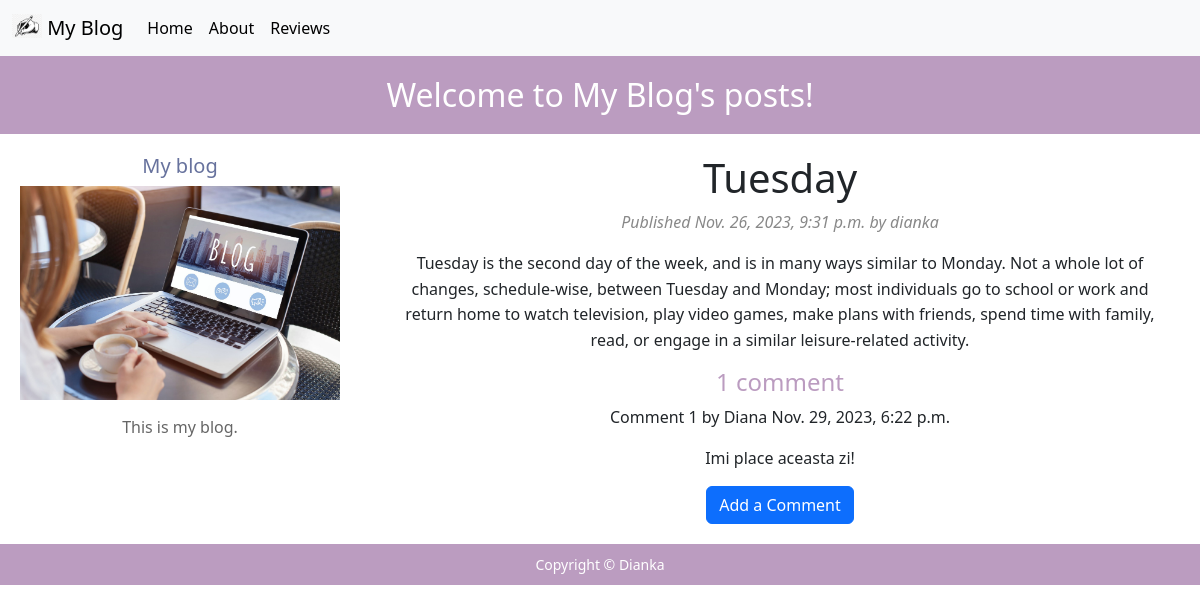
Page /blog/2023/11/26/tuesday/ on the committed database.
### blog/models.py (models this page shows, shortened)
class Post(models.Model):
    STATUS_CHOICES = (
        ('draft', 'Draft'),
        ('published', 'Published'),
    )
    title = models.CharField(max_length=250)
    slug = models.SlugField(max_length=250, unique_for_date='publish')
    author = models.ForeignKey(User, on_delete=models.CASCADE, related_name='blog_posts')
    body = models.TextField()
    publish = models.DateTimeField(default=timezone.now)
    created = models.DateTimeField(auto_now_add=True)
    updated = models.DateTimeField(auto_now=True)
    status = models.CharField(max_length=10, choices=STATUS_CHOICES, default='draft')

class Comment(models.Model):
    post = models.ForeignKey(Post, on_delete=models.CASCADE, related_name='comments')
    name = models.CharField(max_length=80)
    email = models.EmailField()
    body = models.TextField()
    created = models.DateTimeField(auto_now_add=True)
    updated = models.DateTimeField(auto_now=True)
    active = models.BooleanField(default=True)

### blog/views.py (the view)
def post_detail(request, year, month, day, post):
    post = get_object_or_404(Post, slug=post, publish__year=year, publish__month=month, publish__day=day)
    comments = post.comments.filter(active=True)
    new_comment = None
    comment_form = None
    if request.method == 'POST':
        comment_form = CommentForm(data=request.POST)
        if comment_form.is_valid():
            new_comment = comment_form.save(commit=False)
            new_comment.post = post
            new_comment.save()
    else:
        comment_form = CommentForm()
    return render(request, 'blog/post/detail.html', {
        'post': post,
        'comments': comments,
        'new_comment': new_comment,
        'comment_form': comment_form
    })

### blog/templates/blog/post/detail.html (shortened to what this page needs)
{% extends "blog/base.html" %}
{% block content %}
{% load static %}
<link href="{% static 'css/blog.css' %}" rel="stylesheet" type="text/css" />
    <div class="container">
        <h1>{{ post.title }}</h1>
        <p class="date">Published {{ post.publish }} by {{ post.author }}</p>
        <div class="row">
            <div class="col-md-12">
                {{ post.body|linebreaks }}
                {% with comments.count as total_comments %}
                    <h2>{{ total_comments }} comment{{ total_comments|pluralize }}</h2>
                {% endwith %}
                {% for comment in comments %}
                    <div class="comment">
                        <p class="info">
                            Comment {{ forloop.counter }} by {{ comment.name }}
                            {{ comment.created }}
                        </p>
                        {{ comment.body|linebreaks }}
                    </div>
                {% empty %}
                    <p>There are no comments yet.</p>
                {% endfor %}
                <button type="button" class="btn btn-primary" data-bs-toggle="modal" data-bs-target="#commentModal">
                    Add a Comment
                </button>
            </div>
        </div>
    </div>
{% endblock %}

### blog/static/css/blog.css (style rules this page uses)
#content h2 { margin-top: 0; font-size: 24px; color: #BB9CC0; }
#content .date { font-style: italic; color: #888; }
#content p { line-height: 1.6; margin-bottom: 15px; }

### rows in the picture
Post: title "Tuesday", publish "Nov. 26, 2023, 9:31 p.m.", author "dianka", body "Tuesday is the second day of the week, and is in many ways similar to Monday. Not a whole lot of changes, schedule-wise, between Tuesday and Monday; most individuals go to school or work and return home to watch television, play video games, make plans with friends, spend time with family, read, or engage in a similar leisure-related activity."
Comment: name "Diana", created "Nov. 29, 2023, 6:22 p.m.", body "Imi place aceasta zi!"

### other values in the picture
{{ total_comments }} "1"
